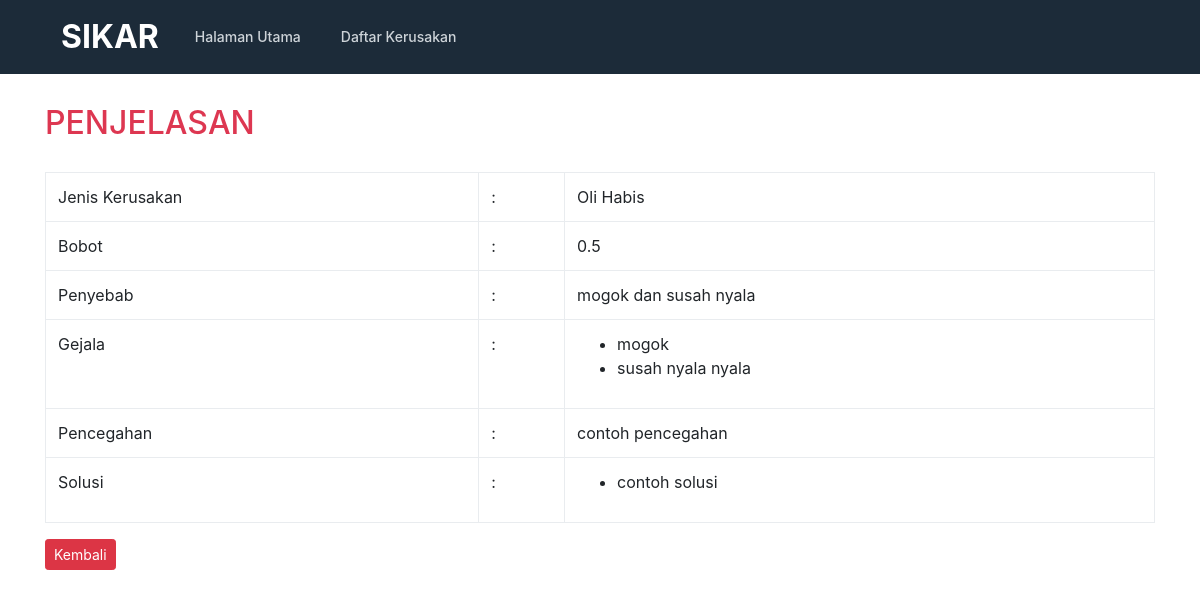
The app's page /deskripsi.php?id=P01, older data.
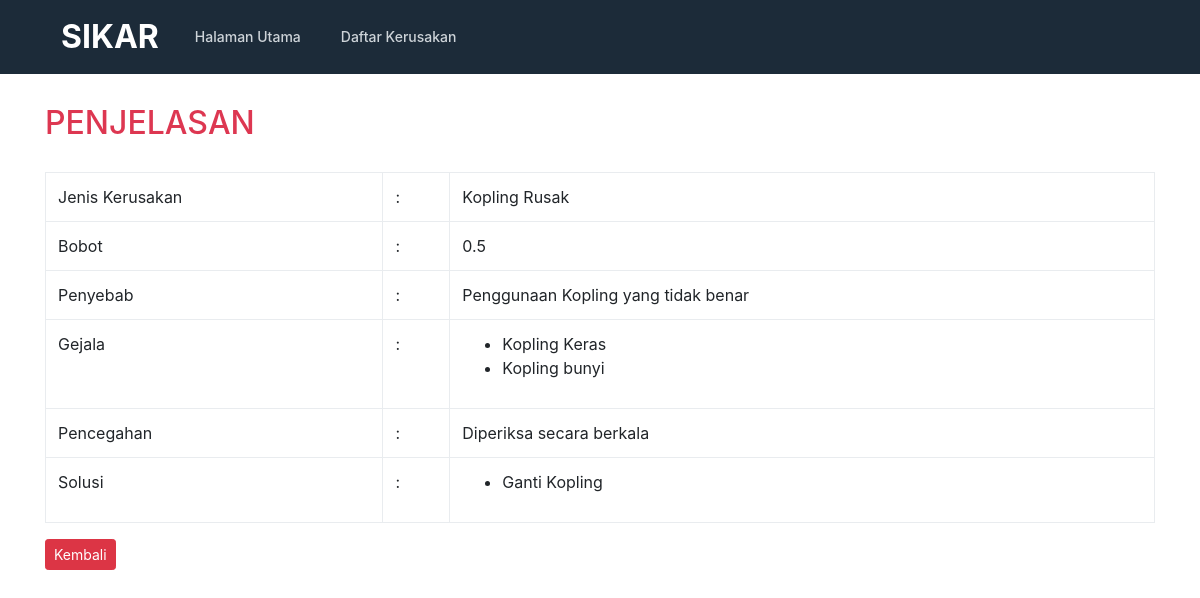
The same page, newer data.
### tables this page shows
CREATE TABLE `pencegahan` (
  `kd_pencegahan` varchar(10) NOT NULL,
  `kode` varchar(10) NOT NULL,
  `deskripsi` longtext NOT NULL
);

CREATE TABLE `penyakit` (
  `kode` varchar(50) NOT NULL,
  `nama_penyakit` varchar(50) NOT NULL,
  `penyebab` varchar(50) NOT NULL,
  `bobot` varchar(70) NOT NULL
);

CREATE TABLE `gejala` (
  `kd_gejala` varchar(10) NOT NULL,
  `gejala` text NOT NULL
);

CREATE TABLE `solusi` (
  `id` int(10) NOT NULL,
  `kd_solusi` varchar(10) NOT NULL,
  `kd_pencegahan` varchar(10) NOT NULL,
  `solusi` text NOT NULL,
  `kode` varchar(50) NOT NULL
);

### deskripsi.php (the view, shortened to what this page needs)
<?php include "conn.php"; ?>
<!doctype html>
<html lang="en">
  <head>
    <link href="css/bootstrap.min.css" rel="stylesheet">
    <link href="css/style.css" rel="stylesheet">
  </head>
  <body>
    <?php include "header.php"; ?>
    <section>
      <div class="container">
        <div class="row">
          <div class="col-lg-12">
            <h2 class="title">PENJELASAN</h2>
            <?php
              $id = $_GET['id'];
              $sql = mysqli_query($koneksi, "SELECT pencegahan.*, penyakit.*, solusi.*, rule.*
                                FROM pencegahan, penyakit, solusi, rule
                                WHERE penyakit.kode=rule.maka AND
                                penyakit.kode=pencegahan.kode AND
                                solusi.kd_pencegahan=pencegahan.kd_pencegahan AND
                                penyakit.kode='$id'");
              if(mysqli_num_rows($sql) == 0){
                header("Location: daftar.php");
              }else{
                $row = mysqli_fetch_array($sql);
              }
            ?>
            <table class="table table-bordered table-hover">
              <tr>
                <td>Jenis Kerusakan</td>
                <td>:</td>
                <td colspan="2"><?php echo $row['nama_penyakit']; ?></td>
              </tr>
              <tr>
                <td>Bobot</td>
                <td>:</td>
                <td colspan="2"><?php echo $row['bobot']; ?></td>
              </tr>
              <tr>
                <td>Penyebab</td>
                <td>:</td>
                <td colspan="2"><?php echo $row['penyebab']; ?></td>
              </tr>
              <tr>
                <td>Gejala</td>
                <td>:</td>
                <td colspan="2">
                  <?php
                    $ab = $row['jika'];
                    $a = explode("AND", $ab);
                    if(isset($a[0])){
                      $sql1 = mysqli_query($koneksi, "SELECT * FROM  gejala WHERE kd_gejala='$a[0]'");
				              $row1 = mysqli_fetch_array($sql1);
                      echo "<ul><li>$row1[gejala]</li>";
                    } else {
                      echo "";
                    }
                  ?>
                  <?php
                    if(isset($a[1])){
                      $sql2 = mysqli_query($koneksi, "SELECT * FROM  gejala WHERE kd_gejala='$a[1]'");
				              $row2 = mysqli_fetch_array($sql2);
                      echo "<li>$row2[gejala]</li>";
                    } else {
                      echo "";
                    }
                  ?>
                 </td>
              </tr>
              <tr>
                <td>Pencegahan</td>
                <td>:</td>
                <td colspan="2"><?php echo $row['deskripsi']; ?></td>
              </tr>
              <tr>
                <td>Solusi</td>
                <td>:</td>
                <td colspan="2">
                  <ul>
                    <?php
                      $nomor = $row['kd_pencegahan'];
                      $query = mysqli_query($koneksi,"SELECT * FROM solusi WHERE kd_pencegahan='$nomor'");
                      while ($data=mysqli_fetch_array($query)) {
                    ?>
                    <li><?php echo $data['solusi']; ?></li>
                    <?php
                      }
                    ?>
                  </ul>
                </td>
              </tr>
            </table>
            <a class="btn btn-sm btn-danger" href="daftar.php">Kembali</a>
          </div>
        </div>
      </div>
    </section>
  </body>
</html>

Row changes from the older to the newer data that the page shows:
changed pencegahan: penyakit.nama_penyakit "Oli Habis" → "Kopling Rusak"; penyakit.penyebab "mogok dan susah nyala" → "Penggunaan Kopling yang tidak benar"; deskripsi "contoh pencegahan" → "Diperiksa secara berkala"
changed gejala: gejala "mogok" → "Kopling Keras"
changed gejala: gejala "susah nyala nyala" → "Kopling bunyi"
changed solusi: solusi "contoh solusi" → "Ganti Kopling"
